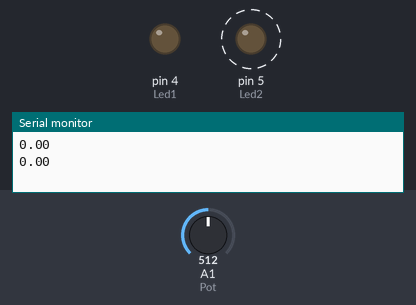
A sketch run on a simulated Arduino Uno, built with avr-gcc and run on an emulated ATmega328P. Shown: output pins drawn as LEDs (lit = HIGH), the last lines printed to the serial monitor. Dashed ring = blinking. The inputs (shaded band) are chosen by the test bench; at power-on: A1 (Pot) = 512.

Above: at 1.2 s.
1.3 s: A1 (Pot) set to 500
At 1.55 s:
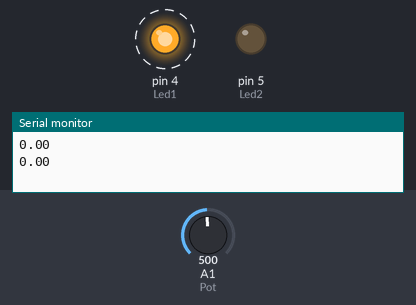
4.3 s: A1 (Pot) set to 716
At 4.61 s:
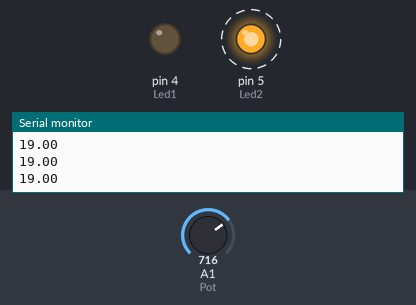
7.3 s: A1 (Pot) set to 511
At 7.81 s:
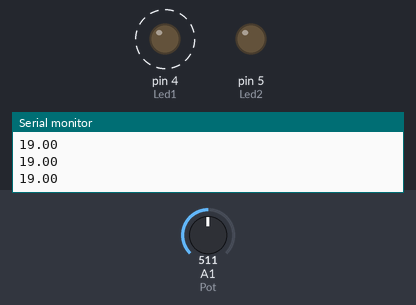
10.3 s: A1 (Pot) set to 900
At 10.69 s:
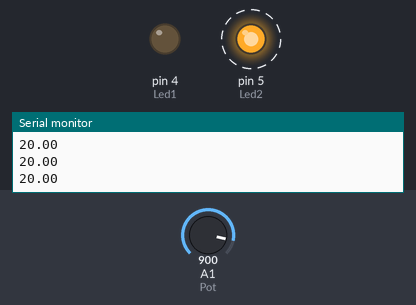
Timing chart, 0 to 14.3 s (numbered marks = the images above; inputs shaded):
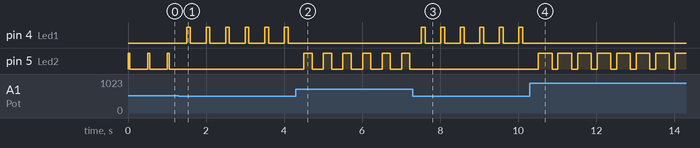

Measured:
- the behaviour switches between 512 and 511 on A1 (Pot) (found by bisection; images 0 and 1)
- after the input at 1.3 s, pin 4 (Led1): alternates HIGH for 0.10 s and LOW for 0.41 s, starting after 0.20 s; pin 5 (Led2): stops changing and stays LOW
- after the input at 4.3 s, pin 4 (Led1): stops changing and stays LOW; pin 5 (Led2): alternates HIGH for 0.21 s and LOW for 0.29 s, starting after 0.21 s
- after the input at 7.3 s, pin 4 (Led1): alternates HIGH for 0.10 s and LOW for 0.40 s, starting after 0.21 s; pin 5 (Led2): stops changing and stays LOW
- after the input at 10.3 s, pin 4 (Led1): stops changing and stays LOW; pin 5 (Led2): alternates HIGH for 0.35 s and LOW for 0.15 s, starting after 0.22 s
- by itself, pin 5 (Led2): alternates HIGH for 0.05 s and LOW for 0.45 s

The sketch:

rp.ino
```cpp
#define Pot A1 // patte de lecture du curseur du potentiometre
#define Max 1023 // valeur maximale lue
#define Middle 1023/2 // valeur Middle lue
#define Min 0 // valeur minimale lue
#define rcmax 90 // rapport cyclique maximal
#define rcmiddle 90 // rapport cyclique maximal
#define rcmin 10 // rapport cyclique maximal
#define Val_Pot analogRead(Pot)
#define Led1 4 // actif a 1
#define Led1On digitalWrite(Led1, HIGH)
#define Led1Off digitalWrite(Led1, LOW)
#define Led2 5 // actif a 1
#define Led2On digitalWrite(Led2, HIGH)
#define Led2Off digitalWrite(Led2, LOW)

void setup(){
  Serial.begin(9600);
  pinMode (Led1, OUTPUT);
  pinMode (Led2, OUTPUT);
  }
  float rc1;
  float rc2;
  int p(500); //periode
void loop() {
  if (Val_Pot > Middle) {Led1Off; Led2On; rc1=map(Val_Pot, Middle, Max, rcmin, rcmax); delay (p*rc1/100); Led2Off; delay (p-(p*rc1/100));}
  if (Val_Pot <= Middle) {Led1On; Led2Off; rc2=map(Val_Pot, Min, Middle, rcmin, 2*rcmin); delay (p*rc2/100); Led1Off; delay (p-(p*rc2/100));}
  Serial.println (rc2);
  }
```
